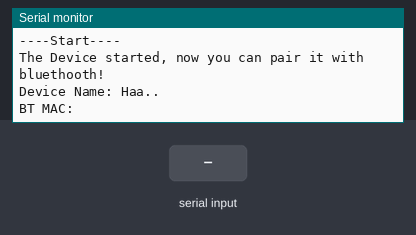
A sketch run on a simulated Arduino Uno, built with avr-gcc and run on an emulated ATmega328P. Parts: the last lines printed to the serial monitor. Inputs (shaded band) come from the test bench.

Above: at 1.2 s.
1.3 s: "1\n" received over Serial
At 2.2 s:
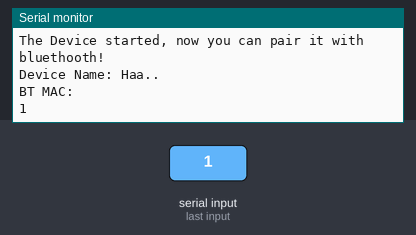
2.8 s: "0\n" received over the second serial link
At 3.3 s:
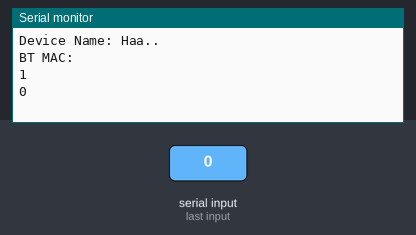
4.3 s: "2\n" received over Serial
At 5.7 s:
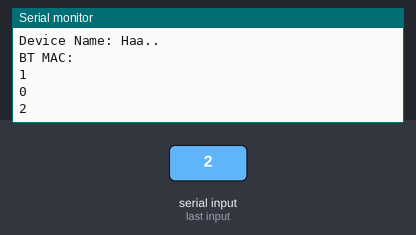

The sketch:

BtTes1.ino
```cpp
#include <SoftwareSerial.h>
#define bluetoothRX 2 //2
#define bluetoothTX 3
SoftwareSerial mySerial(bluetoothRX, bluetoothTX);

String input;


void setup() {
  // Open serial communications and wait for port to open:
//  Serial.begin(38400);
  Serial.begin(9600);
  while (!Serial) {
    ;
  }
  // Open serial communication for the Bluetooth Serial Port
//  mySerial.begin(9600);
//  mySerial.begin(38400);
  Serial.println("\n----Start----");
  mySerial.begin(9600);

  Serial.println("The Device started, now you can pair it with bluethooth!");
  Serial.println("Device Name: Haa..");
  Serial.println("BT MAC: ");

}

void loop() {

  // If any data is available at the Bluetooth Serial Port
  if (mySerial.available()) {
    // Write this data to the Serial Monitor (Arduino)
    Serial.write(mySerial.read());
//      Serial.println(mySerial.readStringUntil('\n'));
  }


  // If any data is sent via the Serial Monitor (Arduino)
  if (Serial.available()) {
    // Send this data via the Bluetooth Serial Port
//    mySerial.write(Serial.read());
    input = Serial.readStringUntil('\n');
    Serial.println(input);
    mySerial.println(input);
//    mySerial.write(Serial.read());
//    mySerial.println(Serial.readStringUntil('\n'));

  }
}
```

Measured:
- after the input at 1.3 s, the serial monitor: prints a new line at once (image 1)
- after the input at 2.8 s, the serial monitor: prints a new line at once (image 2)
- after the input at 4.3 s, the serial monitor: prints a new line at once (image 3)
